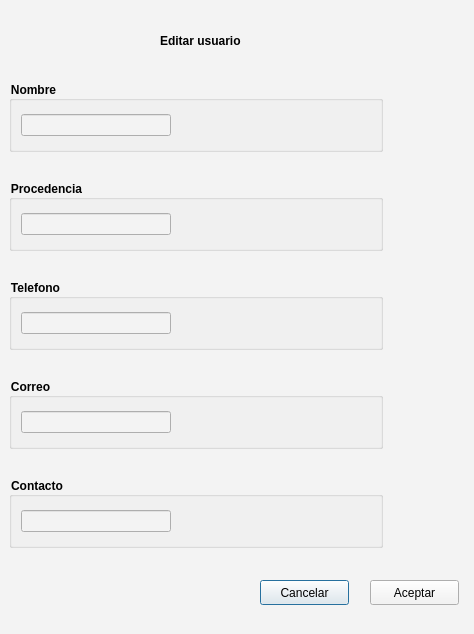
<?xml version="1.0" encoding="UTF-8"?>
<ui version="4.0">
 <class>Dialog</class>
 <widget class="QDialog" name="Dialog">
  <property name="windowModality">
   <enum>Qt::ApplicationModal</enum>
  </property>
  <property name="geometry">
   <rect>
    <x>0</x>
    <y>0</y>
    <width>474</width>
    <height>634</height>
   </rect>
  </property>
  <property name="windowTitle">
   <string>Dialog</string>
  </property>
  <property name="styleSheet">
   <string notr="true">background-color: rgb(243, 243, 243);</string>
  </property>
  <widget class="QGroupBox" name="groupBox_4">
   <property name="geometry">
    <rect>
     <x>9</x>
     <y>378</y>
     <width>374</width>
     <height>71</height>
    </rect>
   </property>
   <property name="sizePolicy">
    <sizepolicy hsizetype="Maximum" vsizetype="Maximum">
     <horstretch>0</horstretch>
     <verstretch>0</verstretch>
    </sizepolicy>
   </property>
   <property name="styleSheet">
    <string notr="true">font: 57 11pt &quot;Ubuntu&quot;;
font-weight:bold;</string>
   </property>
   <property name="title">
    <string>Correo</string>
   </property>
   <layout class="QGridLayout" name="gridLayout_4">
    <item row="0" column="0">
     <layout class="QHBoxLayout" name="horizontalLayout_4">
      <item>
       <widget class="QLineEdit" name="correo">
        <property name="sizePolicy">
         <sizepolicy hsizetype="Minimum" vsizetype="Maximum">
          <horstretch>0</horstretch>
          <verstretch>0</verstretch>
         </sizepolicy>
        </property>
       </widget>
      </item>
      <item>
       <spacer name="horizontalSpacer_4">
        <property name="orientation">
         <enum>Qt::Horizontal</enum>
        </property>
        <property name="sizeType">
         <enum>QSizePolicy::Maximum</enum>
        </property>
        <property name="sizeHint" stdset="0">
         <size>
          <width>200</width>
          <height>20</height>
         </size>
        </property>
       </spacer>
      </item>
     </layout>
    </item>
   </layout>
  </widget>
  <widget class="QGroupBox" name="groupBox_3">
   <property name="geometry">
    <rect>
     <x>9</x>
     <y>279</y>
     <width>374</width>
     <height>71</height>
    </rect>
   </property>
   <property name="sizePolicy">
    <sizepolicy hsizetype="Maximum" vsizetype="Maximum">
     <horstretch>0</horstretch>
     <verstretch>0</verstretch>
    </sizepolicy>
   </property>
   <property name="styleSheet">
    <string notr="true">font: 57 11pt &quot;Ubuntu&quot;;
font-weight:bold;</string>
   </property>
   <property name="title">
    <string>Telefono</string>
   </property>
   <layout class="QGridLayout" name="gridLayout_3">
    <item row="0" column="0">
     <layout class="QHBoxLayout" name="horizontalLayout_3">
      <item>
       <widget class="QLineEdit" name="telefono">
        <property name="sizePolicy">
         <sizepolicy hsizetype="Minimum" vsizetype="Maximum">
          <horstretch>0</horstretch>
          <verstretch>0</verstretch>
         </sizepolicy>
        </property>
       </widget>
      </item>
      <item>
       <spacer name="horizontalSpacer_3">
        <property name="orientation">
         <enum>Qt::Horizontal</enum>
        </property>
        <property name="sizeType">
         <enum>QSizePolicy::Maximum</enum>
        </property>
        <property name="sizeHint" stdset="0">
         <size>
          <width>200</width>
          <height>20</height>
         </size>
        </property>
       </spacer>
      </item>
     </layout>
    </item>
   </layout>
  </widget>
  <widget class="QGroupBox" name="groupBox_5">
   <property name="geometry">
    <rect>
     <x>9</x>
     <y>477</y>
     <width>374</width>
     <height>71</height>
    </rect>
   </property>
   <property name="sizePolicy">
    <sizepolicy hsizetype="Preferred" vsizetype="Maximum">
     <horstretch>0</horstretch>
     <verstretch>0</verstretch>
    </sizepolicy>
   </property>
   <property name="styleSheet">
    <string notr="true">font: 57 11pt &quot;Ubuntu&quot;;
font-weight:bold;</string>
   </property>
   <property name="title">
    <string>Contacto</string>
   </property>
   <layout class="QGridLayout" name="gridLayout_5">
    <item row="0" column="0">
     <layout class="QHBoxLayout" name="horizontalLayout_5">
      <item>
       <widget class="QLineEdit" name="contacto">
        <property name="sizePolicy">
         <sizepolicy hsizetype="Minimum" vsizetype="Maximum">
          <horstretch>0</horstretch>
          <verstretch>0</verstretch>
         </sizepolicy>
        </property>
       </widget>
      </item>
      <item>
       <spacer name="horizontalSpacer_5">
        <property name="orientation">
         <enum>Qt::Horizontal</enum>
        </property>
        <property name="sizeType">
         <enum>QSizePolicy::Maximum</enum>
        </property>
        <property name="sizeHint" stdset="0">
         <size>
          <width>200</width>
          <height>20</height>
         </size>
        </property>
       </spacer>
      </item>
     </layout>
    </item>
   </layout>
  </widget>
  <widget class="QGroupBox" name="groupBox_2">
   <property name="geometry">
    <rect>
     <x>9</x>
     <y>180</y>
     <width>374</width>
     <height>71</height>
    </rect>
   </property>
   <property name="sizePolicy">
    <sizepolicy hsizetype="Preferred" vsizetype="Maximum">
     <horstretch>0</horstretch>
     <verstretch>0</verstretch>
    </sizepolicy>
   </property>
   <property name="styleSheet">
    <string notr="true">font: 57 11pt &quot;Ubuntu&quot;;
font-weight:bold;</string>
   </property>
   <property name="title">
    <string>Procedencia</string>
   </property>
   <layout class="QGridLayout" name="gridLayout_2">
    <item row="0" column="0">
     <layout class="QHBoxLayout" name="horizontalLayout_2">
      <item>
       <widget class="QLineEdit" name="procedencia">
        <property name="sizePolicy">
         <sizepolicy hsizetype="Minimum" vsizetype="Maximum">
          <horstretch>0</horstretch>
          <verstretch>0</verstretch>
         </sizepolicy>
        </property>
       </widget>
      </item>
      <item>
       <spacer name="horizontalSpacer_2">
        <property name="orientation">
         <enum>Qt::Horizontal</enum>
        </property>
        <property name="sizeType">
         <enum>QSizePolicy::Maximum</enum>
        </property>
        <property name="sizeHint" stdset="0">
         <size>
          <width>200</width>
          <height>20</height>
         </size>
        </property>
       </spacer>
      </item>
     </layout>
    </item>
   </layout>
  </widget>
  <widget class="QGroupBox" name="groupBox">
   <property name="geometry">
    <rect>
     <x>9</x>
     <y>81</y>
     <width>374</width>
     <height>71</height>
    </rect>
   </property>
   <property name="sizePolicy">
    <sizepolicy hsizetype="Maximum" vsizetype="Maximum">
     <horstretch>0</horstretch>
     <verstretch>0</verstretch>
    </sizepolicy>
   </property>
   <property name="styleSheet">
    <string notr="true">font: 57 11pt &quot;Ubuntu&quot;;
font-weight:bold;</string>
   </property>
   <property name="title">
    <string>Nombre</string>
   </property>
   <layout class="QGridLayout" name="gridLayout_6">
    <item row="0" column="0">
     <layout class="QHBoxLayout" name="horizontalLayout">
      <item>
       <widget class="QLineEdit" name="nombre">
        <property name="sizePolicy">
         <sizepolicy hsizetype="Minimum" vsizetype="Maximum">
          <horstretch>0</horstretch>
          <verstretch>0</verstretch>
         </sizepolicy>
        </property>
       </widget>
      </item>
      <item>
       <spacer name="horizontalSpacer">
        <property name="orientation">
         <enum>Qt::Horizontal</enum>
        </property>
        <property name="sizeType">
         <enum>QSizePolicy::Maximum</enum>
        </property>
        <property name="sizeHint" stdset="0">
         <size>
          <width>200</width>
          <height>20</height>
         </size>
        </property>
       </spacer>
      </item>
     </layout>
    </item>
   </layout>
  </widget>
  <widget class="QLabel" name="label_6">
   <property name="geometry">
    <rect>
     <x>160</x>
     <y>30</y>
     <width>135</width>
     <height>22</height>
    </rect>
   </property>
   <property name="sizePolicy">
    <sizepolicy hsizetype="Maximum" vsizetype="Maximum">
     <horstretch>0</horstretch>
     <verstretch>0</verstretch>
    </sizepolicy>
   </property>
   <property name="styleSheet">
    <string notr="true">font: 57 14pt &quot;Ubuntu&quot;;
font-weight: bold;</string>
   </property>
   <property name="text">
    <string>Editar usuario</string>
   </property>
  </widget>
  <widget class="QPushButton" name="cancelar">
   <property name="geometry">
    <rect>
     <x>260</x>
     <y>580</y>
     <width>89</width>
     <height>25</height>
    </rect>
   </property>
   <property name="text">
    <string>Cancelar</string>
   </property>
  </widget>
  <widget class="QPushButton" name="aceptar">
   <property name="geometry">
    <rect>
     <x>370</x>
     <y>580</y>
     <width>89</width>
     <height>25</height>
    </rect>
   </property>
   <property name="text">
    <string>Aceptar</string>
   </property>
  </widget>
 </widget>
 <resources/>
 <connections/>
</ui>
